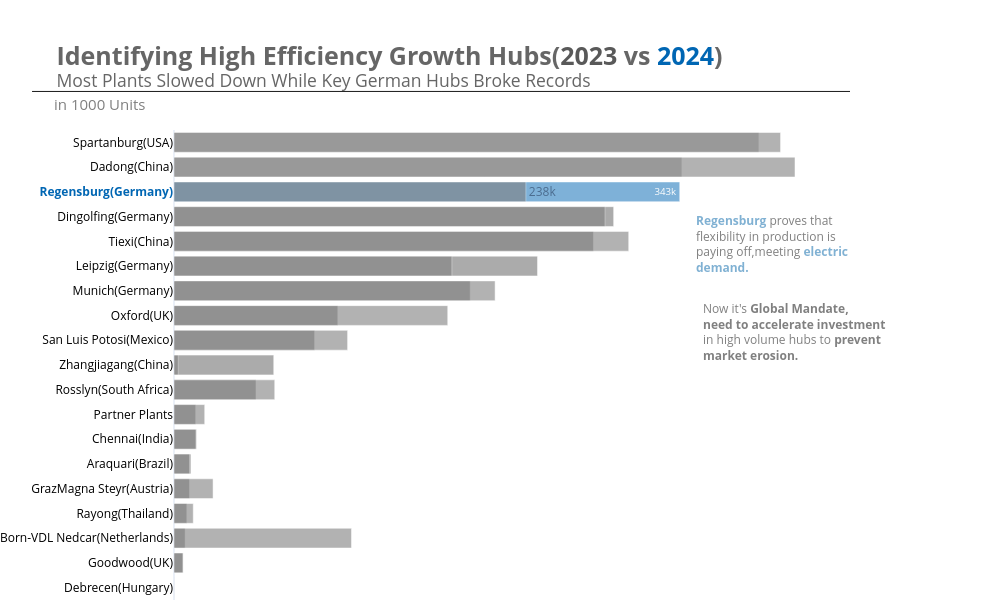

The code cell stored with this chart in its notebook:
### Code cell
Data2=Data2.sort_values(by='2024',ascending=True)
colors=['#595959']*(len(Data2)-3)+['#0066b3']*1+['Gray']*2
yfontcolor=['black']*(len(Data2)-3)+['#0066b3']*1+['black']*2
styled_ticks=[f"<span style='color:{color}'><b>{name}</b></span>"if color != 'black'else name for name,color in zip(Data2['Plants'],yfontcolor)]
bar_labels1=[f"{val/1000:.0f}k"if name=="Regensburg(Germany)" else "" for name, val in zip(Data2['Plants'],Data2['2024'])]
bar_labels2=[f"{val/1000:.0f}k"if name=="Regensburg(Germany)" else "" for name, val in zip(Data2['Plants'],Data2['2023'])]
fig=go.Figure()
fig.add_trace(go.Bar(
    y=Data2['Plants'],
    x=Data2['2024'],
    name='2024',
    text=bar_labels1,
    orientation='h',
    marker_color=colors,
    opacity=0.5
))
fig.add_trace(go.Bar(
    y=Data2['Plants'],
    x=Data2['2023'],
    name='2023',
    text=bar_labels2,
    textposition='outside',
    orientation='h',
    marker_color='grey',
    opacity=0.6
))
fig.update_layout(
    title=dict(text='''<span style='font size:20px;color:rgb(102,102,102);'><b> Identifying High Efficiency
Growth Hubs(<span style='color:#595959;'>2023</span> vs <span style='color:#0066b3;'>2024</span>)</b></span><br>
<sup>Most Plants Slowed Down While Key German Hubs Broke Records</sup>''',
              font_size=25,
              font_color='rgb(102,102,102)'),
    barmode='overlay',
    template='plotly_white',
    height=600,width=1000,
    showlegend=False,
    xaxis=dict(
        showgrid=False,
        showticklabels=False,
    ),
    yaxis=dict(
    tickmode='array',
    tickvals=list(range(len(Data2))),
    ticktext=styled_ticks,
        color='black'
    ),margin=dict(t=130,r=150,l=0,b=0))
fig.add_annotation(
    text="Now it's <b>Global Mandate,<br>need to accelerate investment</b><br>in high volume hubs to <b>prevent<br>market erosion.</b>",
    xref='paper',
    yref='paper',
    x=1.054,y=0.57,
    showarrow=False,
    align='left',
    font_color='grey'
)
fig.add_annotation(
    text='''<span style='color:rgb(128,177,211);'><b>Regensburg</b></span> proves that<br>flexibility in production
is<br>paying off,meeting<b><span style='color:rgb(128,177,211);'> electric<br>demand.</span>''',
    xref='x',
    yref='y',
    x=405000,y=13.9,
    showarrow=False,
    align='left',
    font_color='grey'
)
fig.add_annotation(
    xref='paper',
    yref='paper',
    text='in 1000 Units',
    x=-0.18,y=1.08,
    showarrow=False,
    font=dict(size=15,color='gray')
)
fig.add_shape(
    type='line',
    xref='paper',
    yref='paper',
    x0=-0.21,x1=1,
    y0=1.082,y1=1.082,
    line=dict(color='black',width=0.9)
)
fig.show()

### Figure 1 — Plotly figure (JSON) as saved in the notebook; plotly's stock layout.template omitted (floating-point values rounded to 4 significant figures)
{"data": [{"marker": {"color": ["#595959", "#595959", "#595959", "#595959", "#595959", "#595959", "#595959", "#595959", "#595959", "#595959", "#595959", "#595959", "#595959", "#595959", "#595959", "#595959", "#0066b3", "Gray", "Gray"]}, "name": "2024", "opacity": 0.5, "orientation": "h", "text": ["", "", "", "", "", "", "", "", "", "", "", "", "", "", "", "", "343k", "", ""], "type": "bar", "x": [92, 5924, 7515, 8666, 10463, 11472, 14568, 14676, 55516, 67561, 95236, 110939, 200590, 246195, 284045, 297761, 342521, 343973, 396117], "y": ["Debrecen(Hungary)", "Goodwood(UK)", "Born-VDL Nedcar(Netherlands)", "Rayong(Thailand)", "GrazMagna Steyr(Austria)", "Araquari(Brazil)", "Chennai(India)", "Partner Plants", "Rosslyn(South Africa)", "Zhangjiagang(China)", "San Luis Potosi(Mexico)", "Oxford(UK)", "Munich(Germany)", "Leipzig(Germany)", "Tiexi(China)", "Dingolfing(Germany)", "Regensburg(Germany)", "Dadong(China)", "Spartanburg(USA)"]}, {"marker": {"color": "grey"}, "name": "2023", "opacity": 0.6, "orientation": "h", "text": ["", "", "", "", "", "", "", "", "", "", "", "", "", "", "", "", "238k", "", ""], "textposition": "outside", "type": "bar", "x": ["", 6179, 120235, 13044, 26461, 10608, 15264, 20808, 68238, 2871, 117576, 185400, 217480, 188199, 307972, 291907, 238301, 420586, 410793], "y": ["Debrecen(Hungary)", "Goodwood(UK)", "Born-VDL Nedcar(Netherlands)", "Rayong(Thailand)", "GrazMagna Steyr(Austria)", "Araquari(Brazil)", "Chennai(India)", "Partner Plants", "Rosslyn(South Africa)", "Zhangjiagang(China)", "San Luis Potosi(Mexico)", "Oxford(UK)", "Munich(Germany)", "Leipzig(Germany)", "Tiexi(China)", "Dingolfing(Germany)", "Regensburg(Germany)", "Dadong(China)", "Spartanburg(USA)"]}], "layout": {"annotations": [{"align": "left", "font": {"color": "grey"}, "showarrow": false, "text": "Now it's <b>Global Mandate,<br>need to accelerate investment</b><br>in high volume hubs to <b>prevent<br>market erosion.</b>", "x": 1.054, "xref": "paper", "y": 0.57, "yref": "paper"}, {"align": "left", "font": {"color": "grey"}, "showarrow": false, "text": "<span style='color:rgb(128,177,211);'><b>Regensburg</b></span> proves that<br>flexibility in production\nis<br>paying off,meeting<b><span style='color:rgb(128,177,211);'> electric<br>demand.</span>", "x": 405000, "xref": "x", "y": 13.9, "yref": "y"}, {"font": {"color": "gray", "size": 15}, "showarrow": false, "text": "in 1000 Units", "x": -0.18, "xref": "paper", "y": 1.08, "yref": "paper"}], "barmode": "overlay", "height": 600, "margin": {"b": 0, "l": 0, "r": 150, "t": 130}, "shapes": [{"line": {"color": "black", "width": 0.9}, "type": "line", "x0": -0.21, "x1": 1, "xref": "paper", "y0": 1.082, "y1": 1.082, "yref": "paper"}], "showlegend": false, "title": {"font": {"color": "rgb(102,102,102)", "size": 25}, "text": "<span style='font size:20px;color:rgb(102,102,102);'><b> Identifying High Efficiency\nGrowth Hubs(<span style='color:#595959;'>2023</span> vs <span style='color:#0066b3;'>2024</span>)</b></span><br>\n<sup>Most Plants Slowed Down While Key German Hubs Broke Records</sup>"}, "width": 1000, "xaxis": {"showgrid": false, "showticklabels": false}, "yaxis": {"color": "black", "tickmode": "array", "ticktext": ["Debrecen(Hungary)", "Goodwood(UK)", "Born-VDL Nedcar(Netherlands)", "Rayong(Thailand)", "GrazMagna Steyr(Austria)", "Araquari(Brazil)", "Chennai(India)", "Partner Plants", "Rosslyn(South Africa)", "Zhangjiagang(China)", "San Luis Potosi(Mexico)", "Oxford(UK)", "Munich(Germany)", "Leipzig(Germany)", "Tiexi(China)", "Dingolfing(Germany)", "<span style='color:#0066b3'><b>Regensburg(Germany)</b></span>", "Dadong(China)", "Spartanburg(USA)"], "tickvals": [0, 1, 2, 3, 4, 5, 6, 7, 8, 9, 10, 11, 12, 13, 14, 15, 16, 17, 18]}}}
